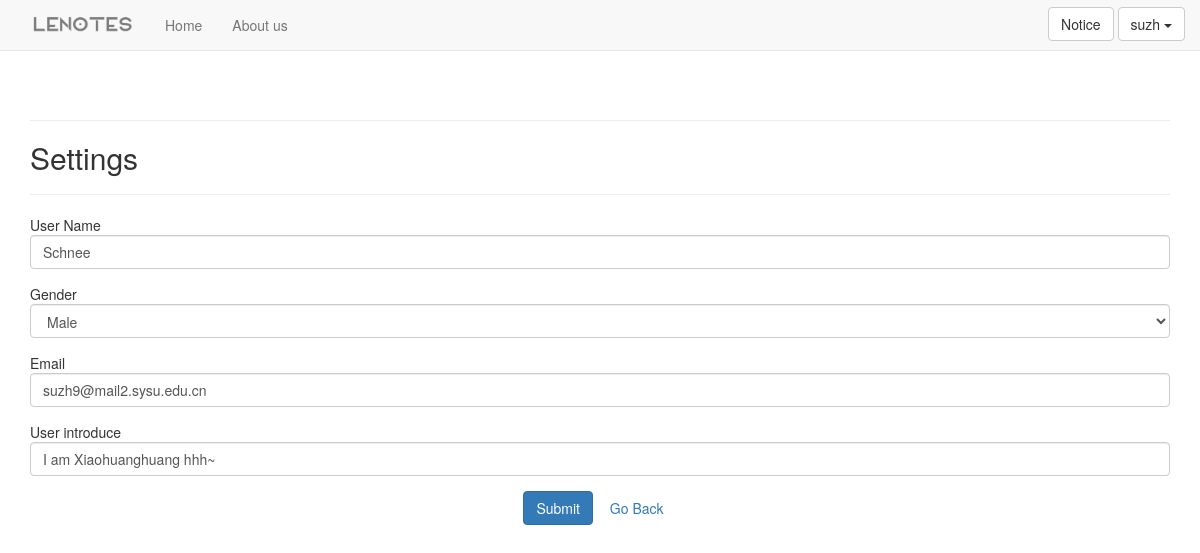
The page /users/settings/ (signed in) on the database its author committed.
### users/models.py (models this page shows, shortened)
class UserInfo(models.Model):
    GENDER_CHOICES = (
        (u'M', u'Male'),
        (u'F', u'Female'),
    )
    user = models.OneToOneField(User, on_delete = models.CASCADE)
    name = models.CharField(max_length = 20, default = "Undefined")
    gender = models.CharField(max_length = 6, choices = GENDER_CHOICES, default = "Male")
    email = models.CharField(max_length = 40, default = "Undefined@example.com")
    intro = models.CharField(max_length = 200, default = "hello world")
    profile = models.ImageField(upload_to='user/img', default='user/img/default.jpg')
    unread_count = models.IntegerField(default=0)

### users/views.py (the view, shortened to what this page needs)
# urls.py: path('settings/', views.settings, name = 'settings'),
@login_required
def settings(request):
    if request.method != 'POST':
        try:
            info = UserInfo.objects.get(user = request.user)
        except ObjectDoesNotExist:
            info = UserInfo.objects.create(user = request.user)
        info_form = InfoForm(instance = info)
        context = {
        'info_form': info_form,
        }
        return render(request, 'users/settings.html' , context)

### users/forms.py
class InfoForm(forms.ModelForm):
    class Meta:
        model = UserInfo
        fields = [
            'name',
            'gender',
            'email',
            'intro',
        ]
        labels = {
            'name': 'User Name',
            'gender': 'Gender',
            'email': 'Email',
            'intro': 'User introduce',
        }

### lenotes/templatetags/base.py (called while the page is built)
@register.filter
def getUnreadCount(user):
    try:
        info = UserInfo.objects.get(user=user)
    except ObjectDoesNotExist:
        return 0
    else:
        return info.unread_count

### users/templates/users/settings.html (shortened to what this page needs)
{% extends "lenotes/base.html" %} {% load widget_tweaks %} {% block title %}Settings{% endblock title %} {% block content %}
<div class="section">
    <form action="{% url 'users:settings' %}" enctype="multipart/form-data" method='post' novalidate class="myforms">
        <h2>Settings</h2>
        <hr/> {% include 'users/forms/info_form.html' %}
        <div style="text-align: center">
            <button name="submit" class="btn btn-primary">Submit</button>
            <a class="btn btn-outline-primary" href="/">Go Back</a>
        </div>
    </form>
</div>
{% endblock content %}

### lenotes/templates/lenotes/base.html (shortened to what this page needs)
{% load bootstrap3 %}{% load staticfiles %}{% load base %}
<!DOCTYPE html>
<html lang="en">
<head>
    {% bootstrap_css %} {% bootstrap_javascript %}
</head>
<body>
    <nav class="navbar navbar-default navbar-static-top">
        <div class="container">
            <div class="navbar-header">
                <a href="{% url 'lenotes:index' %}">
                    <img class="myimg" src="{% static 'img/logo.png' %}" alt="" />
                </a>
            </div>
            <div id="navbar" class="navbar-collapse collapse" style="width: 1070px height: 50px">
                <ul class="nav navbar-nav">
                    <li><a href="{% url 'users:home' %}">Home</a></li>
                </ul>
                <ul class="nav navbar-nav">
                    <li><a href="{% url 'lenotes:about_us' %}">About us</a></li>
                </ul>
                <ul class="nav navbar-nav navbar-right">
                    {% if user.is_authenticated %}
                    <a href="{% url 'users:notice' %}" class="btn btn-default" style="margin-top: 7px">Notice
                    </a>
                    <div class="btn-group">
                        <a href="#" class="btn btn-default dropdown-toggle" data-toggle="dropdown" style="margin-top: 7px">{{user.username}}
                            <span class="caret"></span>
                        </a>
                    </div>
                    {% else %}
                    <form class="form-inline ml-auto">
                        <a href="{% url 'users:login' %}?next={{request.path}}" class="btn btn-default" style="margin-top: 7px">Log In</a>
                        <a href="{% url 'users:register' %}" class="btn btn-default" style="margin-top: 7px">Register</a>
                    </form>
                    {% endif %}
                </ul>
            </div>
        </div>
    </nav>
    <div class="container">
        <div class="page-header">
        </div>
        <div>
            {% block content %}{% endblock %}
        </div>
    </div>
</body>
</html>

### users/templates/users/forms/info_form.html (shortened to what this page needs)
{% load widget_tweaks %} {% for field in info_form %}
<div class="form-group">
    <span>
		{{ field.label }}
	</span> {{ field | add_class:"form-control"}}
</div>
{% endfor %} {{ info_form.media }}

### lenotes/templates/lenotes/base.html (style rules this page uses)
.myimg { width: 120px; height: 50px; padding: 15px 15px 15px 0px; }

### rows shown on the page
UserInfo: name "Schnee" "Male" "suzh9@mail2.sysu.edu.cn" "I am Xiaohuanghuang hhh~"

### other values the page prints
{{ user.username }} "suzh"
{{ field.label }} "User Name" "Gender" "Email" "User introduce"
